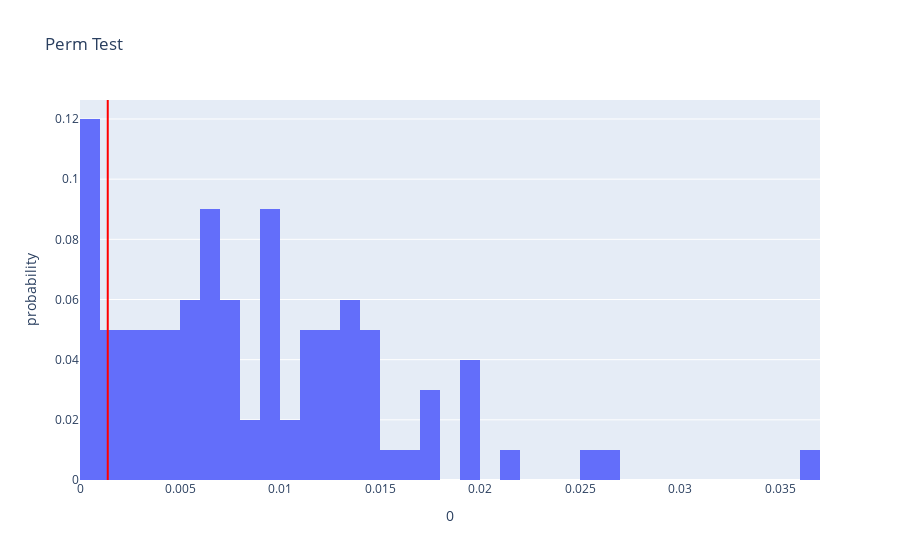

The cell this chart's notebook holds for it:
### Code cell
observed_test_stat, test_stats = permutation_test(league_raw, "ban1", "result")
print(f"P-Value: {np.mean(test_stats >= observed_test_stat)}")
fig = px.histogram(test_stats, x=0, nbins=50, histnorm='probability', title='Perm Test')
fig.add_vline(x=observed_test_stat, line_color='red')

# MCAR: result

### Figure 1 — Plotly figure (JSON) as saved in the notebook; plotly's stock layout.template omitted (floating-point values rounded to 4 significant figures)
{"data": [{"alignmentgroup": "True", "bingroup": "x", "histnorm": "probability", "hovertemplate": "0=%{x}<br>probability=%{y}<extra></extra>", "legendgroup": "", "marker": {"color": "#636efa", "pattern": {"shape": ""}}, "name": "", "nbinsx": 50, "offsetgroup": "", "orientation": "v", "showlegend": false, "type": "histogram", "x": [0.004271, 0.001387, 0.006447, 0.01036, 0.02533, 0.01357, 0.01994, 0.01619, 0.005305, 0.01123, 0.0009521, 0.0009521, 0.006012, 0.003836, 0.02125, 0.005577, 0.01532, 0.001387, 0.002965, 0.007916, 0.007481, 0.001224, 0.005577, 0.02647, 0.003999, 0.007481, 0.009222, 0.03621, 0.009222, 0.01488, 0.002095, 0.0005168, 0.0007889, 0.0114, 0.003128, 0.009929, 0.01227, 0.01706, 0.004706, 0.0003537, 0.001387, 0.0009521, 0.0009521, 0.009059, 0.006882, 0.007753, 0.01211, 0.006175, 0.008188, 0.005577, 0.006175, 0.0003537, 0.001659, 0.003836, 0.006175, 0.0003537, 0.01227, 0.004869, 0.008351, 0.01923, 0.006175, 0.007481, 0.01314, 0.01357, 0.006175, 0.009657, 0.006175, 0.01357, 0.009059, 0.004434, 0.009929, 0.0114, 0.002095, 0.005141, 0.0003537, 0.01211, 0.0114, 0.0195, 0.01401, 0.009222, 0.003836, 0.01385, 0.01749, 0.01183, 0.005577, 0.01009, 0.009657, 0.01488, 0.002095, 0.01488, 0.01994, 0.0009521, 0.0009521, 0.002965, 0.01357, 0.01254, 0.007046, 0.004706, 0.01444, 0.01793], "xaxis": "x", "yaxis": "y"}], "layout": {"barmode": "relative", "legend": {"tracegroupgap": 0}, "shapes": [{"line": {"color": "red"}, "type": "line", "x0": 0.001387, "x1": 0.001387, "xref": "x", "y0": 0, "y1": 1, "yref": "y domain"}], "title": {"text": "Perm Test"}, "xaxis": {"anchor": "y", "domain": [0, 1], "title": {"text": "0"}}, "yaxis": {"anchor": "x", "domain": [0, 1], "title": {"text": "probability"}}}}
